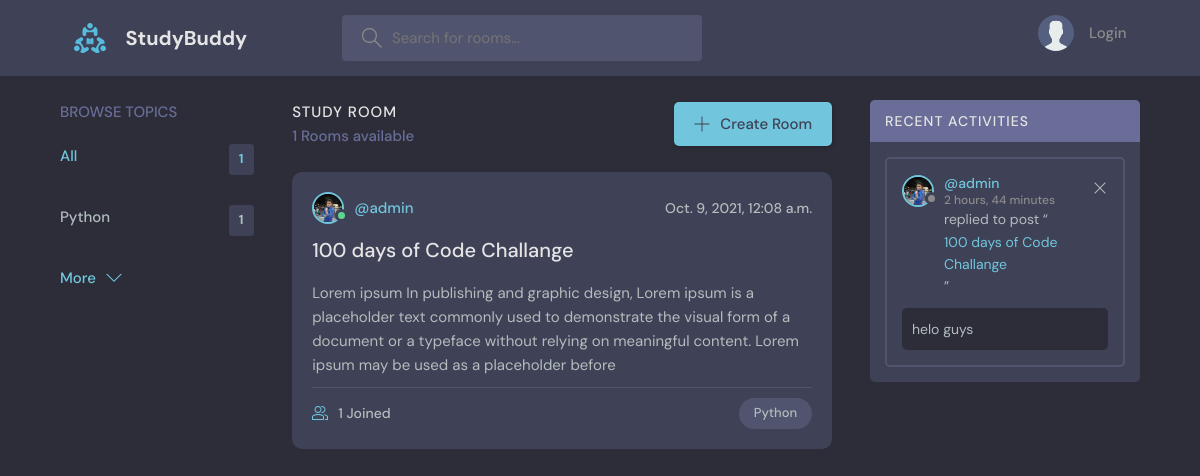
Before: / with the older database file.
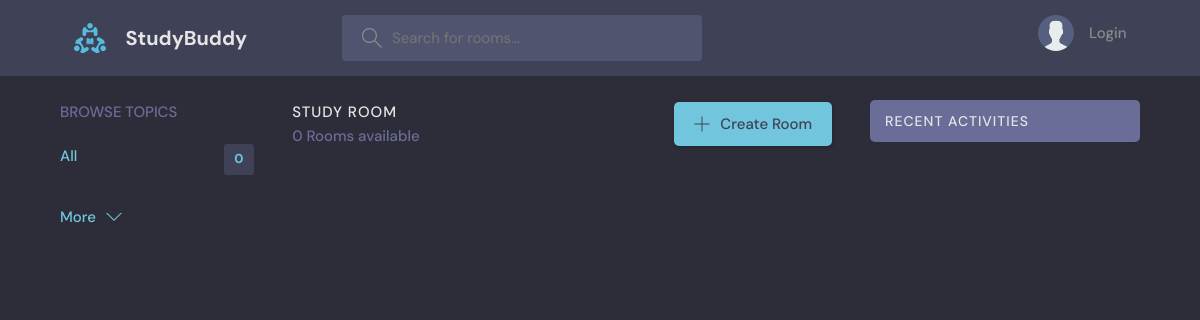
After: the same page with the newer database file.
### myapp/models.py (models this page shows, shortened)
class Topic(models.Model):
    name = models.CharField(max_length=100)
    def __str__(self)  :
        return self.name

class Room(models.Model):
    host=models.ForeignKey(User, on_delete=models.SET_NULL, null=True)
    topic= models.ForeignKey(Topic, on_delete=models.SET_NULL, null=True)
    participants=models.ManyToManyField(User,related_name='participants')
    name = models.CharField(max_length=100)
    description = models.TextField()
    updated_at= models.DateTimeField(auto_now=True)
    created_at  = models.DateTimeField(auto_now_add= True)
    class Meta:
        ordering = ['-updated_at','-created_at']
    def __str__(self)  :
        return self.name

class User(AbstractUser):
    name=models.CharField(max_length=50, null=True)
    bio = models.TextField( null=True)
    email = models.EmailField(unique=True, null=True)
    avatar = models.ImageField(  null=True,default="avatar.svg")
    REQUIRED_FIELDS=[]

class Message(models.Model):
    user = models.ForeignKey(User, on_delete=models.CASCADE )
    room =models.ForeignKey(Room,on_delete=models.CASCADE)
    msg_body = models.TextField()
    updated_at= models.DateTimeField(auto_now=True)
    created_at  = models.DateTimeField(auto_now_add= True)
    class Meta:
        ordering = ['-updated_at','-created_at']

### myapp/views.py (the view)
# urls.py: path('', views.index ,name="index"),
def index(request):
    q = request.GET.get('q') if request.GET.get('q') != None else ''
    room = Room.objects.filter(Q(topic__name__icontains=q)  |
    Q(name__icontains=q) |
    Q(description__icontains=q)
    )
    topics = Topic.objects.all()
    room_count = room.count()
    room_messages = Message.objects.filter(Q(room__topic__name__icontains=q))
    context =  {'rooms':room,'topic':topics,'room_count':room_count,'room_messages':room_messages }
    return render(request,'index.html',context)

### myapp/templates/index.html (shortened to what this page needs)
{% extends 'navbar.html' %}
{% load static %}
{% block body %}
<main class="layout layout--3">
  <div class="container">
    {% include 'topic.html' %}
    <div class="roomList">
      <div class="roomList__header">
        <div>
          <h2>Study Room</h2>
          <p>{{room_count}} Rooms available</p>
        </div>
        <a class="btn btn--main" href="{% url 'create-room' %}">
          <svg version="1.1" xmlns="http://www.w3.org/2000/svg" width="32" height="32" viewBox="0 0 32 32">
            <title>add</title>
            <path
              d="M16.943 0.943h-1.885v14.115h-14.115v1.885h14.115v14.115h1.885v-14.115h14.115v-1.885h-14.115v-14.115z">
            </path>
          </svg>
          Create Room
        </a>
      </div>
      {% include 'room_component.html' %}
    </div>
    <div class="activities">
      <div class="activities__header">
        <h2>Recent Activities</h2>
      </div>
      {% include 'feed_component.html' %}
    </div>
  </div>
</main>
{% endblock body %}

### myapp/templates/topic.html
<div class="topics">
  <div class="topics__header">
    <h2>Browse Topics</h2>
  </div>
  <ul class="topics__list">
    <li>
      <a href="/" class="active">All <span>{{topic.count}}</span></a>
    </li>
    {% for i in topic %}
    <li>
      <a href="{% url 'index' %}?q={{i.name}}"> {{i.name}} <span> {{i.room_set.all.count}}</span></a>
    </li>
    {% endfor %}
  </ul>
  <a class="btn btn--link" href="{% url 'topic' %}">
    More
    <svg version="1.1" xmlns="http://www.w3.org/2000/svg" width="32" height="32" viewBox="0 0 32 32">
      <title>chevron-down</title>
      <path d="M16 21l-13-13h-3l16 16 16-16h-3l-13 13z"></path>
    </svg>
  </a>
</div>

### myapp/templates/room_component.html (shortened to what this page needs)
{% block body %}
{% for i in rooms %}
<div class="roomListRoom">
  <div class="roomListRoom__header">
    <a href="https://studybud12.herokuapp.com//room/{{i.id}}/" class="roomListRoom__author">
      <div class="avatar avatar--small active">
        <img src="{{i.host.avatar.url}}" />
      </div>
      <span>@{{i.host.username}}</span>
    </a>
    <div class="roomListRoom__actions">
      <span>{{i.created_at}}</span>
    </div>
  </div>
  <div class="roomListRoom__content">
    <a href="https://studybud12.herokuapp.com//room/{{i.id}}/">{{i.name}}</a>
    <p>
      {{i.description}}
    </p>
  </div>
  <div class="roomListRoom__meta">
    <a class="roomListRoom__joined">
      {{i.participants.count}} Joined
    </a>
    <p class="roomListRoom__topic">{{i.topic}}</p>
  </div>
</div>
{% endfor %}
{% endblock body %}

### myapp/templates/feed_component.html (shortened to what this page needs)
{% block body %}
{% for msg in room_messages %}
<div class="activities__box">
  <div class="activities__boxHeader roomListRoom__header">
    <a href="{% url 'profile' msg.user.id %}" class="roomListRoom__author">
      <div class="avatar avatar--small">
        <img src="{{msg.user.avatar.url}}" />
      </div>
      <p>
        @{{msg.user}}
        <span>{{msg.created_at|timesince}}</span>
      </p>
    </a>
    <div class="roomListRoom__actions">
      <a href="{% url 'delete-message' msg.id %}">
        <svg version="1.1" xmlns="http://www.w3.org/2000/svg" width="32" height="32" viewBox="0 0 32 32">
          <title>remove</title>
          <path
            d="M27.314 6.019l-1.333-1.333-9.98 9.981-9.981-9.981-1.333 1.333 9.981 9.981-9.981 9.98 1.333 1.333 9.981-9.98 9.98 9.98 1.333-1.333-9.98-9.98 9.98-9.981z">
          </path>
        </svg>
      </a>
    </div>
  </div>
  <div class="activities__boxContent">
    <p>replied to post “<a href="{% url 'room' msg.room.id %}">{{msg.room}}</a>”</p>
    <div class="activities__boxRoomContent">
      {{msg.msg_body}}
    </div>
  </div>
</div>
{% endfor %}
{% endblock body %}

Changed rows visible on the page:
removed Topic: name "Python", room_set.all.count "1"
removed Room: host.avatar (picture), host.username "admin", created_at "Oct. 9, 2021, 12:08 a.m.", name "100 days of Code Challange", description "Lorem ipsum In publishing and graphic design, Lorem ipsum is a placeholder text commonly used to demonstrate the visual form of a document or a typeface without relying on meaningful content. Lorem ipsum may be used as a placeholder before", participants.count "1", topic "Python"
removed Message: user.avatar (picture), user "admin", created_at "2 hours, 44 minutes", room "100 days of Code Challange", msg_body "helo guys"
Other visible differences:
{{ topic.count }}: "1" → "0"
{{ room_count }}: "1" → "0"
